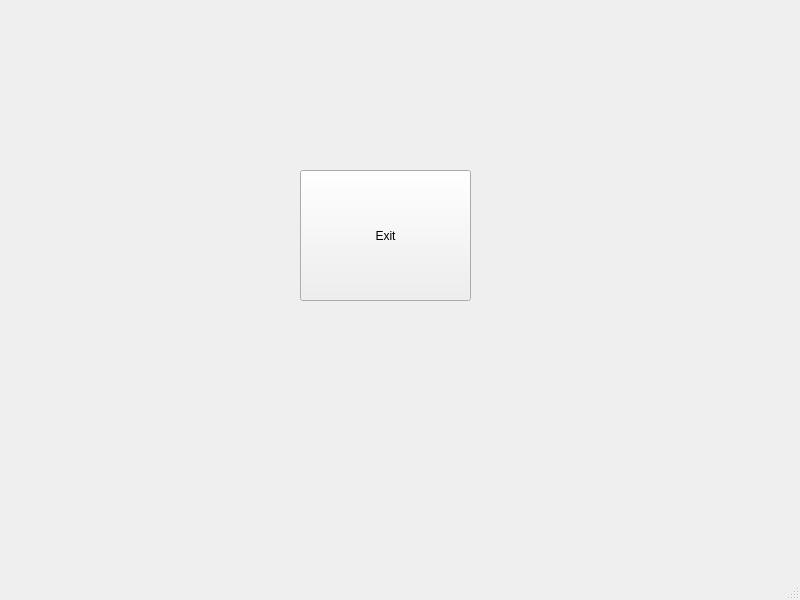
<?xml version="1.0" encoding="UTF-8"?>
<ui version="4.0">
 <class>MainWindow</class>
 <widget class="QMainWindow" name="MainWindow">
  <property name="geometry">
   <rect>
    <x>0</x>
    <y>0</y>
    <width>800</width>
    <height>600</height>
   </rect>
  </property>
  <property name="windowTitle">
   <string>MainWindow</string>
  </property>
  <widget class="QWidget" name="centralwidget">
   <widget class="QPushButton" name="pushButton">
    <property name="geometry">
     <rect>
      <x>300</x>
      <y>170</y>
      <width>171</width>
      <height>131</height>
     </rect>
    </property>
    <property name="text">
     <string>Exit</string>
    </property>
   </widget>
  </widget>
  <widget class="QMenuBar" name="menubar">
   <property name="geometry">
    <rect>
     <x>0</x>
     <y>0</y>
     <width>800</width>
     <height>21</height>
    </rect>
   </property>
  </widget>
  <widget class="QStatusBar" name="statusbar"/>
 </widget>
 <resources/>
 <connections/>
</ui>
